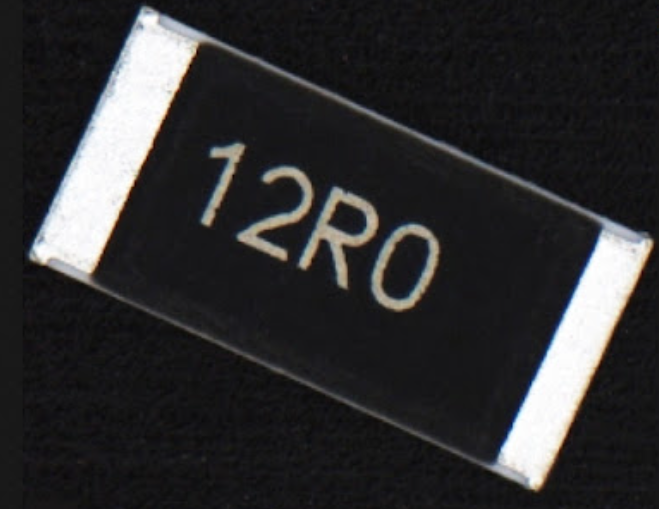
//> input picture class/IP3/images/test_hough.png, 659 x 509 px
$ ./ex7   (built with g++ and OpenCV 4)
//> lines starting //> are read from the running program, lines starting //| are printed output that depends on the picture; after the words box and inside, x2 and y2 are one past the last pixel; in counts of white or black regions, pixels touching at a corner belong together
#include "opencv2/opencv.hpp"
using namespace cv;
using namespace std;

void draw_houghLines(Mat image, Mat& dst, vector<Vec2f> lines, int nline)
{
	cvtColor(image, dst, COLOR_GRAY2BGR);
	for (int i = 0; i < min((int)lines.size(), nline); i++)
	{
		float rho = lines[i][0], theta = lines[i][1];
		double a = cos(theta), b = sin(theta);

		Point2d delta(1000 * -b, 1000 * a);
		Point2d pt(a * rho, b * rho);

		line(dst, pt + delta, pt - delta, Scalar(0, 0, 255), 1, LINE_AA);
	}
}

void max_object(Mat img, Rect& rect)
{
	vector<vector<Point>> contours;
	findContours(img.clone(), contours, RETR_EXTERNAL, CHAIN_APPROX_SIMPLE);	// 외곽선 검출해주는 함수

	int max_area = 0;
	for (int i = 0; i < (int)contours.size(); i++)	// 가장 큰 영역 가져오기
	{
		Rect r = boundingRect(contours[i]);			// 외곽선 영역 포함 사각형
		if (max_area < r.area()) {
			max_area = r.area();
			rect = r;
		}
	}
	rect = rect - Point(10, 10) + Size(20, 20);
}

void main()
{
	Rect  rect;
	Mat		gray, canny, morph, th_gray, canny_line, dst;
	double rho = 1, theta = CV_PI / 180;				// 허프변환 거리간격, 각도간격
	vector<Vec2f> lines;								// 허프 검출 라인들

	Mat image = imread("images\\test_hough.png", IMREAD_COLOR);
//> image is the input picture: 509 rows x 659 cols, CV_8UC3; mean B, G, R 48.3, 47.1, 47.5
	CV_Assert(image.data);

	cvtColor(image, gray, CV_BGR2GRAY);						// 명암도 영상 변환
	threshold(gray, th_gray, 240, 255, THRESH_BINARY);		//이진 영상 변환
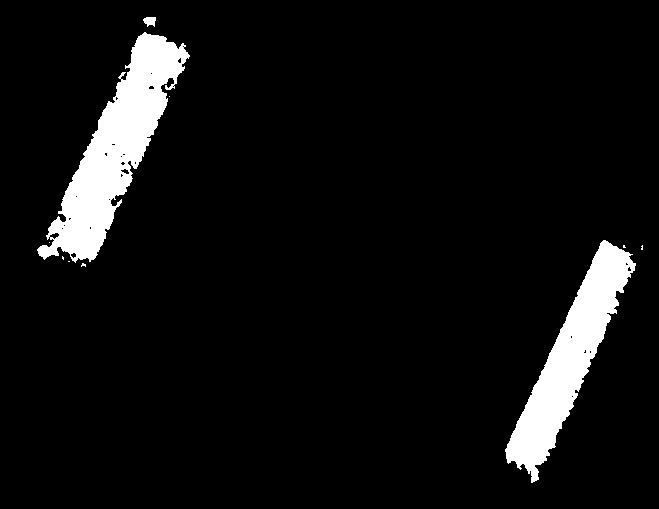
//> th_gray: 509 rows x 659 cols, CV_8UC1; 6.6% white; 10 white regions (7 under 20 px), largest, box (x1, y1, x2, y2) and area: (37, 32, 190, 263) 12183, (505, 240, 636, 483) 9798, (143, 17, 156, 27) 94
	erode(th_gray, morph, Mat(), Point(-1, -1), 2);			// 침식 연산
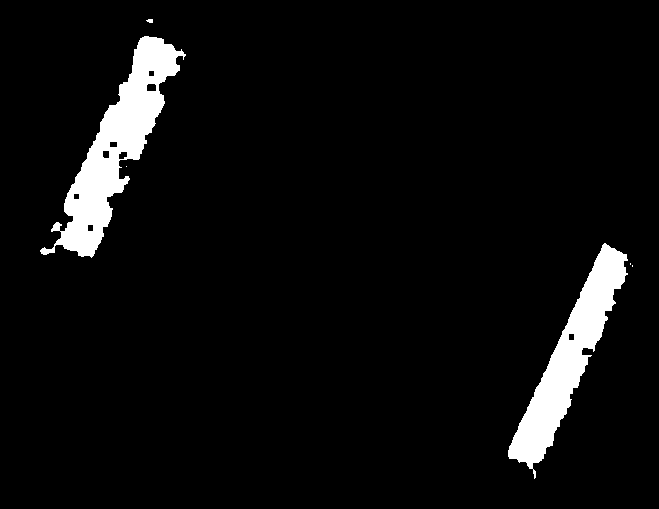
//> morph: 509 rows x 659 cols, CV_8UC1; 5.3% white; 6 white regions (3 under 20 px)

	max_object(morph, rect);								// 가장 큰 객체 검색
//> in max_object, `findContours(img.clone(), contours, RETR_EXTERNAL, CHAIN_APPROX_SIMPLE);`: contours = 6 contours, 4 with area under 20; largest, box (x1, y1, x2, y2) and area: (40, 36, 186, 258) 9539, (508, 243, 628, 479) 7722
//> the loop in max_object, `for (int i = 0; i < (int)contours.size(); i++)` made 6 passes
//> (max_area, rect) on passes 3, 5: (28320, Rect(508, 243, 120, 236)), (32412, Rect(40, 36, 146, 222))
//> r on passes 2, 4, 6: Rect(630, 263, 1, 2), Rect(126, 166, 1, 1), Rect(146, 19, 7, 4)
//> after the loop in max_object, `for (int i = 0; i < (int)contours.size(); i++)`: max_area = 32412
//> in max_object, `rect = rect - Point(10, 10) + Size(20, 20);`: rect = Rect(30, 26, 166, 242)
//> rect = Rect(30, 26, 166, 242)
	rectangle(morph, rect, Scalar(100), 2);					// 검색 객체 표시
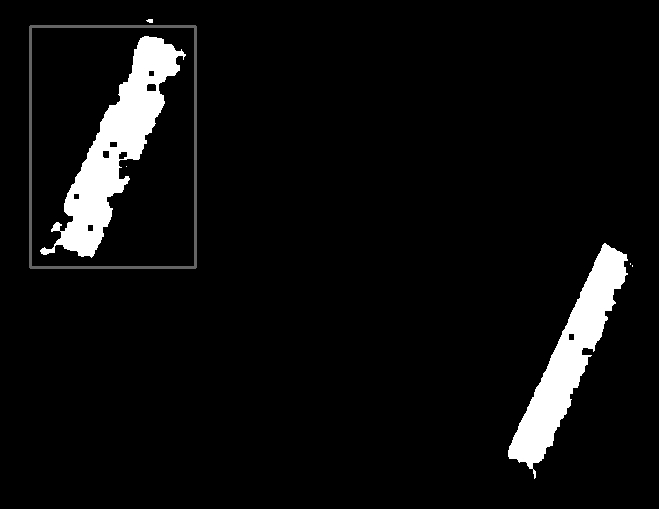
//> morph: 509 rows x 659 cols, CV_8UC1; 0.73% of pixels changed, all inside (x1, y1, x2, y2) = (29, 25, 197, 269)

	Canny(th_gray(rect), canny, 40, 100);
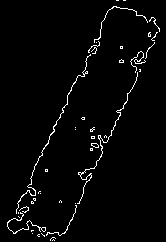
//> canny: 242 rows x 166 cols, CV_8UC1; 2.6% white in thin lines or dots
	HoughLines(canny, lines, rho, theta, 50);
//> lines = 6 lines (rho, theta): [102, 0.44], [156, 0.44], [155, 0.42], [104, 0.45], [101, 0.42], [106, 0.47]
	draw_houghLines(canny, canny_line, lines, 1);
//> in draw_houghLines, `cvtColor(image, dst, COLOR_GRAY2BGR);`: dst: 242 rows x 166 cols, CV_8UC3; 2.6% white in thin lines or dots
//> the loop in draw_houghLines, `for (int i = 0; i < min((int)lines.size(), nline); i++)` made 1 pass
//> (rho, theta, a, b, delta, pt) on pass 1: (102, 0.436, 0.906, 0.423, Point(-422.6, 906.3), Point(92.44, 43.11))
//> after the loop in draw_houghLines, `for (int i = 0; i < min((int)lines.size(), nline); i++)`:
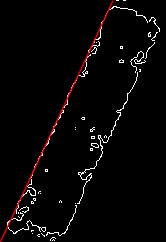
//> dst: 242 rows x 166 cols, CV_8UC3; mean B, G, R 5.9, 5.9, 8.1

	double angle = lines[0][1] * (180 / CV_PI);
//> angle = 25
	cout << angle << "," << lines[0][1] << endl;
//| 25,0.436332
	Point  center = image.size() / 2;
//> center = Point(329, 254)
	Mat rot_map = getRotationMatrix2D(center, angle, 1);
//> rot_map = [[0.906, 0.423, -76.52], [-0.423, 0.906, 162.8]]

	warpAffine(image, dst, rot_map, image.size(), INTER_LINEAR);
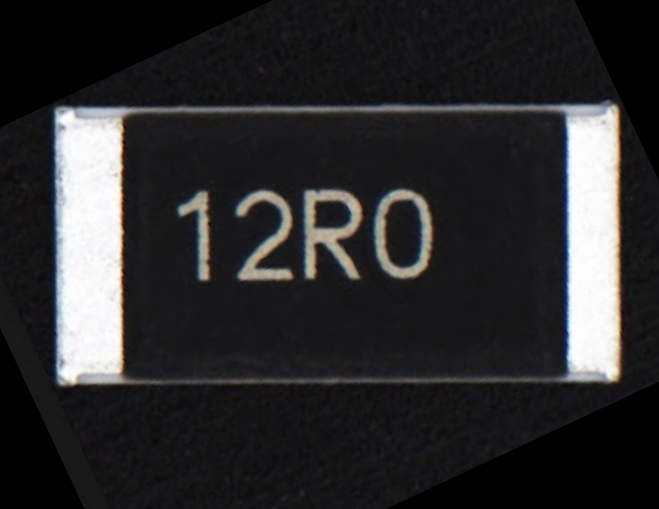
//> dst: 509 rows x 659 cols, CV_8UC3; mean B, G, R 45.1, 44.1, 44.4
	imshow("morph", morph);
	imshow("image", image);
	imshow("canny", canny);
	imshow("th_gray(rect)", th_gray(rect));
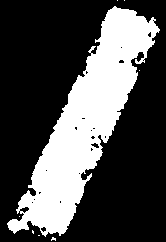
//> window 'th_gray(rect)': 242 rows x 166 cols, CV_8UC1; 30.4% white; 8 white regions (7 under 20 px), largest, box (x1, y1, x2, y2) and area: (7, 6, 160, 237) 12183
	imshow("houghline", canny_line);
	imshow("dst", dst);

	resizeWindow("line", 150, 150);
	waitKey();
}
